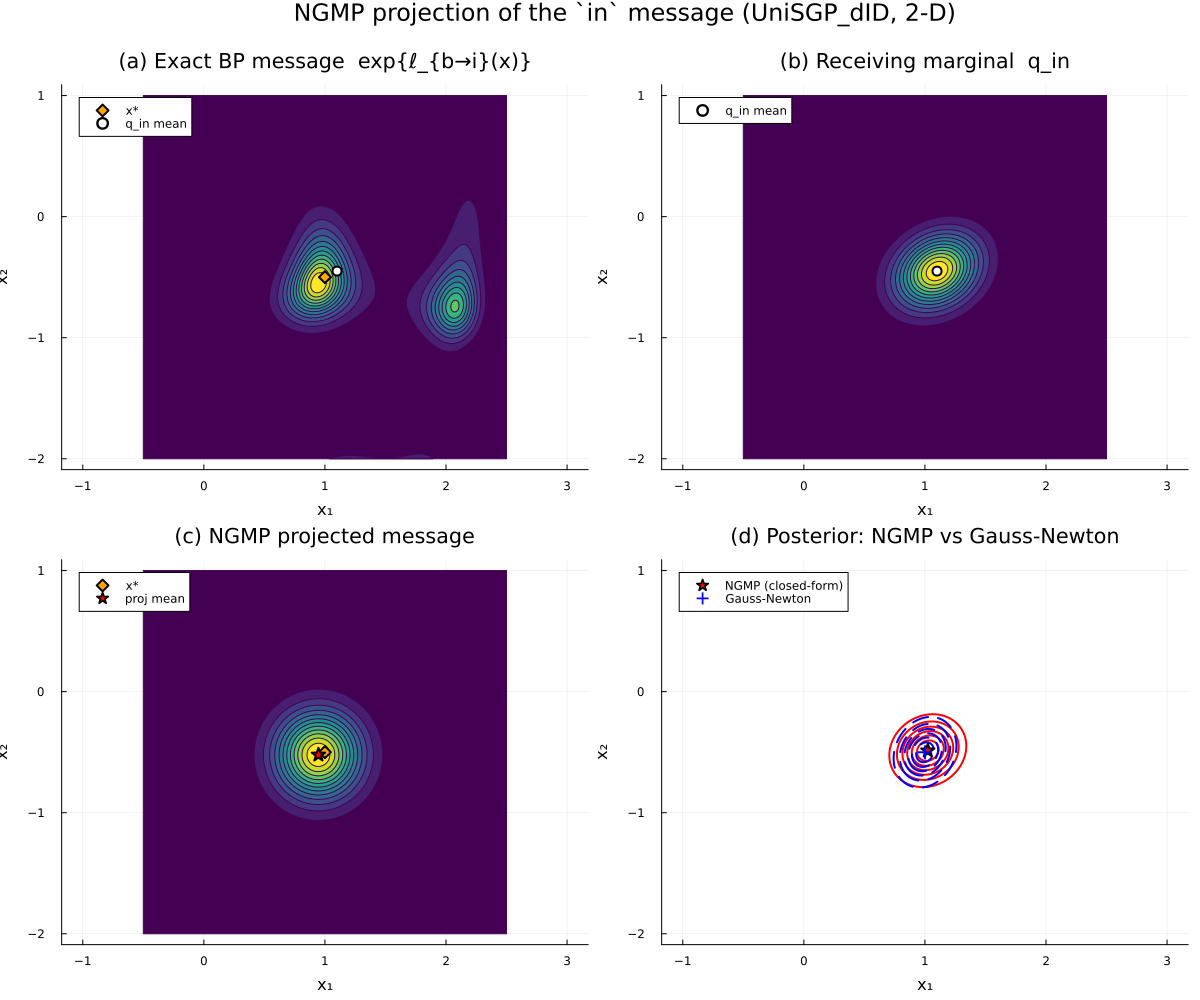

Source code (Julia):
# =============================================================================
# Natural-gradient message-passing (NGMP) projection demo — UniSGP_dID, 2-D `in`
#
# Reproduces the construction of Lukashchuk et al. (Information Geometry of
# Message Passing) for the factor-to-edge message toward the `in` edge:
#
#   1. the factor forms the *exact* BP log-message ℓ_{b→i}(x)   (non-Gaussian),
#   2. NGMP projects it onto the receiving Gaussian family's tangent at the
#      current `in` marginal q_in  (Eq. 36),
#   3. the projected Gaussian message exp{ξᵀx - ½ xᵀΛ x} is sent onward (Eq. 38).
#
# Setup (so everything is well-defined, not arbitrary):
#   * A known function (a parabola) and its gradient define a *real* GP. We
#     condition the inducing variable `v` on that function + gradient over a
#     grid (repeated `:v` rules, then product) to get a well-defined posterior
#     q_v — this is `define_qv_for_exact_GP` inlined.
#   * We then "observe" a gradient ω* = ∇f(x*) at a test input x*. The exact BP
#     message toward `in` answers *which input x produced this gradient*, so it
#     concentrates around x*.
#   * q_in is the receiving marginal (placed near x*); NGMP projects the exact
#     message at q_in.
#
# We contour-plot, side by side:
#   (a) the exact BP message exp{ℓ_{b→i}(x)}   (from the plain `:in` rule),
#   (b) the receiving marginal q_in,
#   (c) the projected outgoing Gaussian message (from the NGMP `:in` rule).
#
# Run from the repo root:
#   using Pkg; Pkg.activate("examples")
#   include("examples/natural_gradient_projection_demo.jl")
# =============================================================================

using RxGP
using RxInfer
using ReactiveMP
using LinearAlgebra
using Distributions
using ForwardDiff
using Plots

import ReactiveMP: GenericProd
import RxGP: get_simple_kernel_and_params, get_UniSGPMeta

# Gauss-Newton projection of (Gaussian × log-pdf) products via ExponentialFamilyProjection.
# Provides `prod(GenericProd(), ::Normal, ::ContinuousMvLogPdf)` used in the benchmark below.
include(joinpath(@__DIR__, "helper_functions", "projection_prods.jl"))

# ----------------------------------------------------------------------------
# Known function defining the GP: a parabola and its gradient.
# ----------------------------------------------------------------------------
unit_parabola(x; radius = 1.5, scale = 2.0, offset = [0.0, 0.0]) =
    scale * ((x[1] - offset[1])^2 + (x[2] - offset[2])^2 - radius^2)
unit_parabola_grad(x; radius = 1.5, scale = 2.0, offset = [0.0, 0.0]) =
    scale * [2 * (x[1] - offset[1]), 2 * (x[2] - offset[2])]

# ----------------------------------------------------------------------------
# GP configuration
# ----------------------------------------------------------------------------
D       = 2
method  = ReactiveMP.ghcubature(21)
kspec   = :SE
indep   = false
kernel, θ_init, _ = get_simple_kernel_and_params(D; kernel_spec = kspec, independent_SE_lengthscales = indep)
mean_fn = (x) -> 0.0                                    # model the whole function (zero prior mean)

gu = range(-2.0, 2.0; length = 5)
Xu = [[a, b] for a in gu for b in gu]                   # 5×5 inducing grid

q_θ  = PointMass(θ_init)
q_w  = PointMass(1.0)                                   # scalar precision for function observations
q_Wg = PointMass(Matrix(1.0I(D)))                       # matrix precision for gradient observations

meta_val  = get_UniSGPMeta(D; method = method, mean_fn = mean_fn, kernel = kernel, kernel_spec = kspec,
                           mode = :AN, operator = :fn,   independent_SE_lengthscales = indep, Xu = Xu, θ = θ_init)
meta_grad = get_UniSGPMeta(D; method = method, mean_fn = mean_fn, kernel = kernel, kernel_spec = kspec,
                           mode = :AN, operator = :grad, independent_SE_lengthscales = indep, Xu = Xu, θ = θ_init)

# ----------------------------------------------------------------------------
# Well-defined q_v: condition the inducing variable on (f, ∇f) over a disk grid.
# (inline `define_qv_for_exact_GP` using @call_rule toward :v + product)
# ----------------------------------------------------------------------------
function build_qv(; radius, density)
    xr  = range(-radius, radius; length = density)
    pts = [[x, y] for x in xr for y in xr if x^2 + y^2 <= radius^2]
    msgs = Any[]
    for p in pts
        push!(msgs, (@call_rule UniSGP_dID(:v, Marginalisation) (
            q_out = unit_parabola(p),      q_in = p, q_Wg = q_w,  q_θ = q_θ, meta = meta_val)).qv)
        push!(msgs, (@call_rule UniSGP_dID(:v, Marginalisation) (
            q_out = unit_parabola_grad(p), q_in = p, q_Wg = q_Wg, q_θ = q_θ, meta = meta_grad)).qv)
    end
    qv = msgs[1]
    for i in 2:length(msgs)
        qv = ReactiveMP.prod(GenericProd(), qv, msgs[i])
    end
    return qv
end

q_v = build_qv(radius = 2.0, density = 11)
@info "Built well-defined q_v" dim = length(q_v)

# ----------------------------------------------------------------------------
# Observe a gradient ω* = ∇f(x*); the `in` message should localise x around x*.
# ----------------------------------------------------------------------------
x_star = [1.0, -0.5]
ω_star = unit_parabola_grad(x_star)
q_out  = MvNormalMeanCovariance(ω_star, Matrix(1e-3 * I(D)))

# Receiving marginal on the `in` edge — the NGMP projection point.
q_in = MvNormalMeanCovariance(x_star .+ [0.1, 0.05], [0.05 0.01; 0.01 0.04])

# (a) Exact BP message (plain `:in` rule, no q_in dependency).
exact_msg = @call_rule UniSGP_dID(:in, Marginalisation) (
    q_out = q_out, q_v = q_v, q_Wg = q_Wg, q_θ = q_θ, meta = meta_grad)

# (c) NGMP-projected outgoing Gaussian message (`:in` rule WITH the q_in marginal).
proj_msg = @call_rule UniSGP_dID(:in, Marginalisation) (
    q_out = q_out, q_v = q_v, q_Wg = q_Wg, q_θ = q_θ, q_in = q_in, meta = meta_grad)

@info "Projected outgoing message" x_star = x_star mean = mean(proj_msg) cov = cov(proj_msg)

# ----------------------------------------------------------------------------
# Benchmark: NGMP (closed-form) vs Gauss-Newton (iterative project_to).
#
# Both approximate the SAME target by a Gaussian — the (unnormalised) product
#     q_in(x) · exp{ℓ_{b→i}(x)}      (prior message × likelihood, the CVI view).
#   * NGMP   : q_in ⊗ (projected NGMP message)        — closed form, one step.
#   * GaussN : project_to(q_in × exp{ℓ})              — iterative Gauss-Newton.
# ----------------------------------------------------------------------------
timed(f) = (f(); ts = [(@elapsed f()) for _ in 1:5]; minimum(ts))   # warm up, then min of 5

ngmp_post() = ReactiveMP.prod(GenericProd(), q_in, proj_msg)        # Gaussian ⊗ Gaussian
gn_post()   = ReactiveMP.prod(GenericProd(), q_in, exact_msg)       # Gaussian ⊗ log-pdf (Gauss-Newton)

# Total NGMP cost must include forming the projected message itself.
ngmp_full() = begin
    pm = @call_rule UniSGP_dID(:in, Marginalisation) (
        q_out = q_out, q_v = q_v, q_Wg = q_Wg, q_θ = q_θ, q_in = q_in, meta = meta_grad)
    ReactiveMP.prod(GenericProd(), q_in, pm)
end

post_ngmp = ngmp_post()
post_gn   = gn_post()

t_ngmp = timed(ngmp_full)
t_gn   = timed(gn_post)

Δmean = norm(mean(post_ngmp) .- mean(post_gn))
Δcov  = norm(cov(post_ngmp) .- cov(post_gn))

println("\n==================== NGMP vs Gauss-Newton ====================")
println("NGMP   posterior  mean = ", round.(mean(post_ngmp); digits = 5), "  cov = ", round.(cov(post_ngmp); digits = 5))
println("GaussN posterior  mean = ", round.(mean(post_gn);   digits = 5), "  cov = ", round.(cov(post_gn);   digits = 5))
println("Δmean = ", round(Δmean; sigdigits = 4), "   Δcov(Frobenius) = ", round(Δcov; sigdigits = 4))
println("time  NGMP (project+combine) = ", round(t_ngmp * 1e3; sigdigits = 4), " ms")
println("time  Gauss-Newton           = ", round(t_gn   * 1e3; sigdigits = 4), " ms")
println("speedup ≈ ", round(t_gn / t_ngmp; sigdigits = 4), "×")
println("==============================================================\n")

# ----------------------------------------------------------------------------
# Contour plots (densities normalised to peak = 1 for shape comparison)
# ----------------------------------------------------------------------------
xs = range(-0.5, 2.5; length = 220)
ys = range(-2.0, 1.0; length = 220)

function normalised_field(logf)
    Z = [logf([x, y]) for y in ys, x in xs]
    Z .-= maximum(Z)
    return exp.(Z)
end

Z_exact = normalised_field(x -> logpdf(exact_msg, x))
Z_in    = normalised_field(x -> logpdf(q_in, x))
Z_proj  = normalised_field(x -> logpdf(proj_msg, x))
Z_ngmp  = normalised_field(x -> logpdf(post_ngmp, x))
Z_gn    = normalised_field(x -> logpdf(post_gn, x))

m_in   = mean(q_in)
m_proj = mean(proj_msg)

mk_plot(Z, title) = contour(xs, ys, Z; fill = true, levels = 12, c = :viridis,
    title = title, xlabel = "x₁", ylabel = "x₂", colorbar = false, aspect_ratio = :equal)

plt_exact = mk_plot(Z_exact, "(a) Exact BP message  exp{ℓ_{b→i}(x)}")
scatter!(plt_exact, [x_star[1]], [x_star[2]]; m = (:diamond, 6, :orange), label = "x*")
scatter!(plt_exact, [m_in[1]], [m_in[2]]; m = (:circle, 5, :white), label = "q_in mean")

plt_in = mk_plot(Z_in, "(b) Receiving marginal  q_in")
scatter!(plt_in, [m_in[1]], [m_in[2]]; m = (:circle, 5, :white), label = "q_in mean")

plt_proj = mk_plot(Z_proj, "(c) NGMP projected message")
scatter!(plt_proj, [x_star[1]], [x_star[2]]; m = (:diamond, 6, :orange), label = "x*")
scatter!(plt_proj, [m_proj[1]], [m_proj[2]]; m = (:star5, 7, :red), label = "proj mean")

# (d) Posterior q_in·exp{ℓ}: NGMP (closed-form) vs Gauss-Newton (iterative) overlaid.
plt_cmp = contour(xs, ys, Z_ngmp; levels = 6, c = :red, lw = 2, colorbar = false,
    aspect_ratio = :equal, title = "(d) Posterior: NGMP vs Gauss-Newton",
    xlabel = "x₁", ylabel = "x₂", label = "")
contour!(plt_cmp, xs, ys, Z_gn; levels = 6, c = :blue, lw = 2, ls = :dash, label = "")
scatter!(plt_cmp, [mean(post_ngmp)[1]], [mean(post_ngmp)[2]]; m = (:star5, 7, :red),   label = "NGMP (closed-form)")
scatter!(plt_cmp, [mean(post_gn)[1]],   [mean(post_gn)[2]];   m = (:cross, 7, :blue),  label = "Gauss-Newton")

plt = plot(plt_exact, plt_in, plt_proj, plt_cmp; layout = (2, 2), size = (1200, 1000),
    plot_title = "NGMP projection of the `in` message (UniSGP_dID, 2-D)")

savefig(plt, joinpath(@__DIR__, "natural_gradient_projection_demo.png"))
@info "Saved figure" path = joinpath(@__DIR__, "natural_gradient_projection_demo.png")
display(plt)
